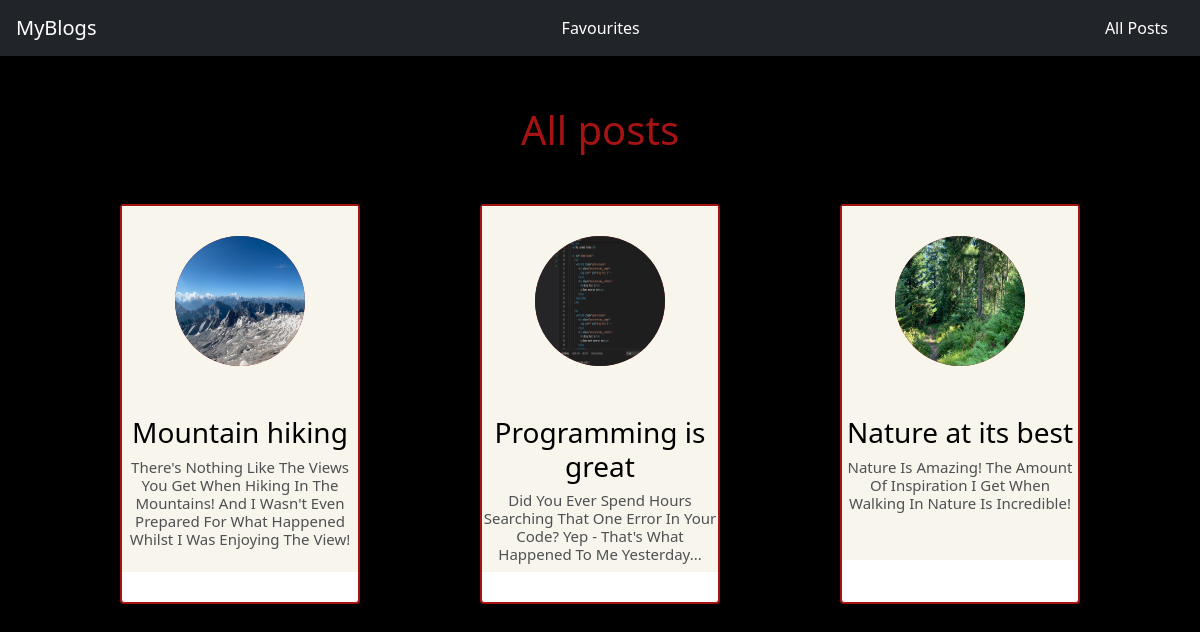
The page /posts on the database its author committed.
### blog/models.py (models this page shows, shortened)
class Post(models.Model):
    title = models.CharField(max_length=100)
    excerpt = models.CharField(max_length=250)
    image = models.ImageField(upload_to="images", null=True)
    date = models.DateField(auto_now=True)
    slug = models.SlugField(unique=True)
    content = models.TextField(validators=[MinLengthValidator(10)])
    author = models.ForeignKey(
        Author, on_delete=models.SET_NULL, related_name="posts", null=True)
    tag = models.ManyToManyField(Tag)

### blog/views.py (the view)
# urls.py: path('posts', views.PostListView.as_view(), name="all_posts"),
class PostListView(ListView):
    template_name = "blog/all_posts.html"
    model = Post
    context_object_name = "posts"

### blog/templates/blog/all_posts.html (shortened to what this page needs)
{% extends "base.html" %}
{% load static %}
{% block css_files %}
<link rel="stylesheet" href="{% static 'blog/css/all_post.css' %} ">
<link rel="stylesheet" href="{% static 'blog/css/includes/header.css' %}">
<link rel="stylesheet" href="{% static 'blog/css/includes/cards.css' %}">
{% endblock css_files %}
{% block content %}
{% include './includes/header.html' %}
<h1> All posts </h1>
<section id="all_blogs">
{% for post in posts%}
<a href="{% url 'individual_post' post.slug %}" class="card" style="width: 15rem;">
      <div class="our-post">
        <div class="picture">
          <img class="img-fluid" src={{post.image.url}}>
        </div>
        <div class="post-content">
          <h3 class="name">{{post.title}}</h3>
          <h4 class="title">{{post.excerpt}}</h4>
        </div>
      </div>
   </a>
{% endfor %}
</section>
{% endblock %}

### templates/base.html (shortened to what this page needs)
{% load static %}
<html lang="en">
<head>
<link href="https://cdn.jsdelivr.net/npm/bootstrap@5.1.3/dist/css/bootstrap.min.css" rel="stylesheet">
<link rel="stylesheet" href="{% static 'styles.css' %}">
{% block css_files %}
{% endblock css_files %}
</head>
<body>
    {% block content %}
    {% endblock %}
</body>
</html>

### blog/templates/blog/includes/header.html
<header>
    <nav class="navbar navbar-dark bg-dark">
    <div class="mx-3">
    <a class="navbar-brand myblog" href="{% url 'homepage' %}">MyBlogs</a>
  </div>
    <a class ="nav-link" href="{% url 'favourites' %}">Favourites</a>
        <a class="nav-link mx-3" href="{% url 'all_posts' %}">All Posts</a>
    </nav>
</header>

### static/styles.css (style rules this page uses)
a { text-decoration: none; }
body { margin: 0; background-color: black; }

### blog/static/blog/css/all_post.css (style rules this page uses)
#all_blogs { display: flex; flex-wrap: wrap; justify-content: space-evenly; }
h1 { color: rgb(165, 19, 19); margin: 50px; text-align: center; }
a { color: black; }

### blog/static/blog/css/includes/header.css (style rules this page uses)
.nav-link { color: white; float: right; }

### blog/static/blog/css/includes/cards.css (style rules this page uses)
.our-post { padding: 30px 0 40px; margin-bottom: 30px; background-color: #f7f5ec; text-align: center; overflow: hidden; position: relative; }
.our-post .picture { display: inline-block; height: 130px; width: 130px; margin-bottom: 50px; z-index: 1; position: relative; }
.our-post .picture::before { content: ""; width: 100%; height: 0; border-radius: 50%; background-color: rgb(165, 19, 19); position: absolute; bottom: 135%; right: 0; left: 0; opacity: 0.9; transform: scale(3); transition: all 0.3s linear 0s; }
.our-post .picture::after { content: ""; width: 100%; height: 100%; border-radius: 50%; background-color: rgb(165, 19, 19); position: absolute; top: 0; left: 0; z-index: -1; }
.our-post .picture img { width: 100%; height: 100%; border-radius: 50%; transform: scale(1); transition: all 0.9s ease 0s; }
.our-post .title { display: block; font-size: 15px; color: #4e5052; text-transform: capitalize; }
.card { margin-bottom:50px; border: 2px solid rgb(165, 19, 19); height: 400px; }

### rows shown on the page
Post: image (picture), title "Mountain hiking", excerpt "There's Nothing Like The Views You Get When Hiking In The Mountains! And I Wasn't Even Prepared For What Happened Whilst I Was Enjoying The View!"
Post: image (picture), title "Programming is great", excerpt "Did You Ever Spend Hours Searching That One Error In Your Code? Yep - That's What Happened To Me Yesterday..."
Post: image (picture), title "Nature at its best", excerpt "Nature Is Amazing! The Amount Of Inspiration I Get When Walking In Nature Is Incredible!"
